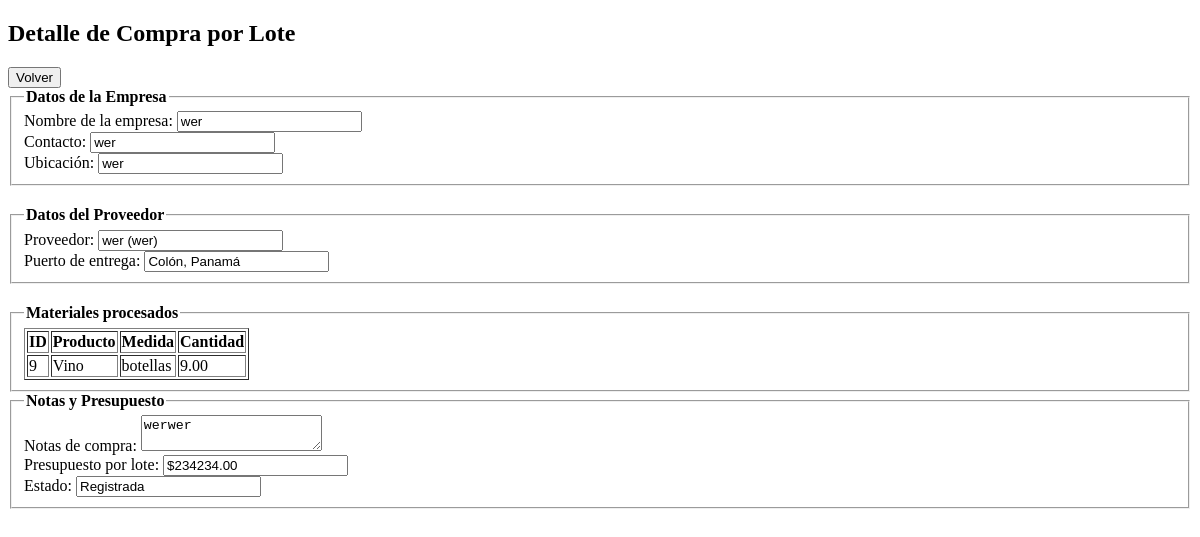
Page /compras/lote/7/ on the earlier database version.
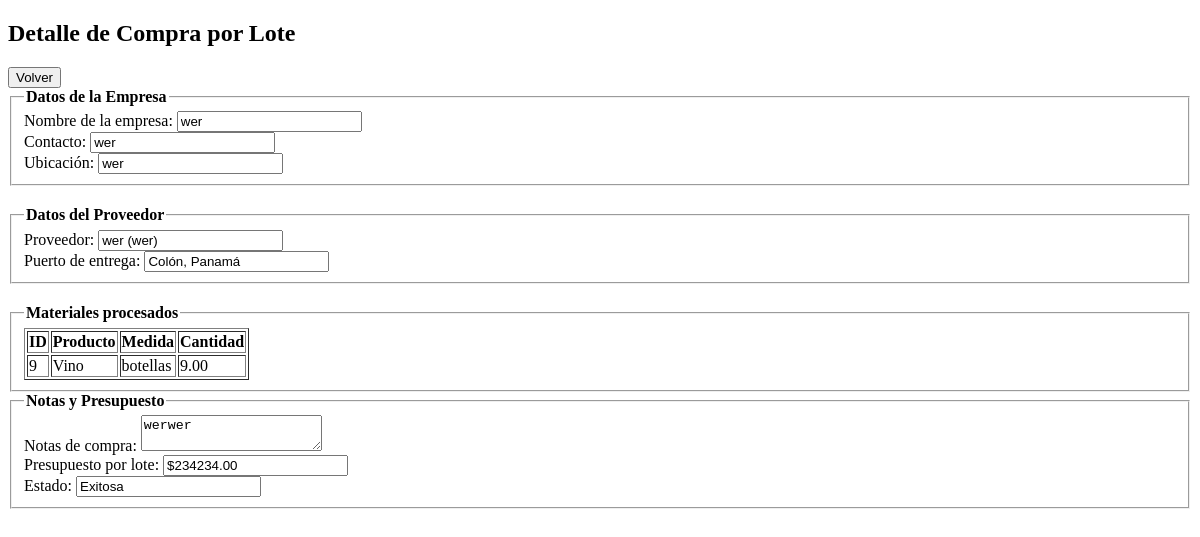
Same page on the later database version.
### compras/models.py (models this page shows)
class CompraLote(models.Model):
    ESTADO_CHOICES = [
        ('registrada', 'Registrada'),
        ('espera_revision', 'En espera por revisión'),
        ('exitosa', 'Exitosa'),
        ('defectuosa', 'Defectuosa'),
        ('cancelada', 'Cancelada'),
    ]
    empresa_nombre = models.CharField(max_length=100)
    empresa_contacto = models.CharField(max_length=100)
    empresa_ubicacion = models.CharField(max_length=100)
    proveedor = models.ForeignKey('Proveedores', on_delete=models.PROTECT)
    puerto_entrega = models.CharField(max_length=100)
    notas_compra = models.TextField(blank=True)
    presupuesto_lote = models.DecimalField(max_digits=15, decimal_places=2)
    estado = models.CharField(max_length=20, choices=ESTADO_CHOICES, default='registrada')
    fecha = models.DateTimeField(auto_now_add=True)
    solicitud = models.ForeignKey('SolicitudSubtipo', null=True, blank=True, on_delete=models.SET_NULL, related_name='lotes')

class Proveedores(models.Model):
    TIPO_CHOICES = [
        ('COMIDA', 'Comida'),
        ('BIENES', 'Bienes'),
    ]
    SUBTIPO_CHOICES = [
        ('CADUCABLE', 'Caducable'),
        ('NO_CADUCABLE', 'No caducable'),
        ('REFRIGERADO', 'Refrigerado'),
        ('NO_REFRIGERADO', 'No refrigerado'),
        ('BEBIDA', 'Bebida'),
        ('LICOR', 'Licor'),
        ('REPUESTOS', 'Repuestos'),
        ('LIMPIEZA', 'Materiales de limpieza'),
        ('MEDICOS', 'Materiales médicos'),
        ('ACTIVOS', 'Bienes activos'),
    ]
    name = models.CharField(max_length=100)
    service_or_product = models.CharField(max_length=100)
    categorie = models.CharField(max_length=100)
    contact = models.CharField(max_length=100)
    countries = models.ManyToManyField(Paises)
    sucursal = models.CharField(max_length=100)
    tipo = models.CharField(max_length=20, choices=TIPO_CHOICES, default='BIENES')
    subtipo = models.CharField(max_length=20, choices=SUBTIPO_CHOICES, blank=True, null=True)

### compras/views.py (the view)
# urls.py: path('compras/lote/<int:compra_id>/', detalle_compra_lote_view, name='detalle_compra_lote'),
def detalle_compra_lote_view(request, compra_id):
    from .models import CompraLote
    compra = get_object_or_404(CompraLote, id=compra_id)
    return render(request, 'detalle_compra_lote.html', {'compra': compra})

### compras/templates/detalle_compra_lote.html (shortened to what this page needs)
<!DOCTYPE html>
<html lang="es">
<head>
</head>
<body>
    <h2>Detalle de Compra por Lote</h2>
    <a href="{% url 'lista_solicitudes' %}"><button>Volver</button></a>
    <fieldset style="margin-bottom:20px;">
        <legend><b>Datos de la Empresa</b></legend>
        <label>Nombre de la empresa:</label>
        <input type="text" value="{{ compra.empresa_nombre }}" readonly><br>
        <label>Contacto:</label>
        <input type="text" value="{{ compra.empresa_contacto }}" readonly><br>
        <label>Ubicación:</label>
        <input type="text" value="{{ compra.empresa_ubicacion }}" readonly><br>
    </fieldset>
    <fieldset style="margin-bottom:20px;">
        <legend><b>Datos del Proveedor</b></legend>
        <label>Proveedor:</label>
        <input type="text" value="{{ compra.proveedor.name }} ({{ compra.proveedor.contact }})" readonly><br>
        <label>Puerto de entrega:</label>
        <input type="text" value="{{ compra.puerto_entrega }}" readonly><br>
    </fieldset>
    <fieldset>
        <legend><b>Materiales procesados</b></legend>
        <table border="1">
            <tr>
                <th>ID</th>
                <th>Producto</th>
                <th>Medida</th>
                <th>Cantidad</th>
            </tr>
            {% for item in compra.items.all %}
            <tr>
                <td>{{ item.producto_id }}</td>
                <td>{{ item.nombre }}</td>
                <td>{{ item.medida }}</td>
                <td>{{ item.cantidad }}</td>
            </tr>
            {% endfor %}
        </table>
    </fieldset>
    <fieldset style="margin-bottom:20px;">
        <legend><b>Notas y Presupuesto</b></legend>
        <label>Notas de compra:</label>
        <textarea readonly>{{ compra.notas_compra }}</textarea><br>
        <label>Presupuesto por lote:</label>
        <input type="text" value="${{ compra.presupuesto_lote }}" readonly><br>
        <label>Estado:</label>
        <input type="text" value="{{ compra.get_estado_display }}" readonly><br>
    </fieldset>
</body>
</html>

Differences in the rows shown:
changed CompraLote "wer": estado "Registrada" → "Exitosa"
